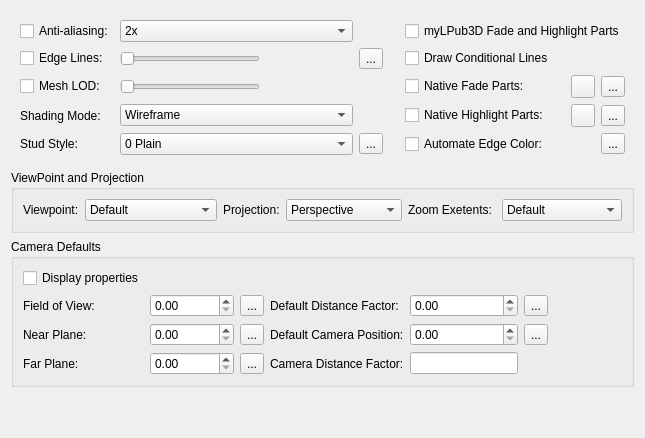
   <widget class="QWidget" name="tabRendering">
    <attribute name="title">
     <string>Rendering</string>
    </attribute>
    <layout class="QGridLayout" name="gridLayout_4">
     <item row="8" column="0" colspan="2">
      <spacer name="verticalSpacer">
       <property name="orientation">
        <enum>Qt::Vertical</enum>
       </property>
       <property name="sizeHint" stdset="0">
        <size>
         <width>20</width>
         <height>40</height>
        </size>
       </property>
      </spacer>
     </item>
     <item row="2" column="0" colspan="2">
      <widget class="QGroupBox" name="ViewPointAndProjectionGroup">
       <property name="title">
        <string>ViewPoint and Projection</string>
       </property>
       <layout class="QHBoxLayout" name="horizontalLayout_2">
        <item>
         <widget class="QLabel" name="label_15">
          <property name="sizePolicy">
           <sizepolicy hsizetype="Preferred" vsizetype="Preferred">
            <horstretch>0</horstretch>
            <verstretch>0</verstretch>
           </sizepolicy>
          </property>
          <property name="text">
           <string>Viewpoint:</string>
          </property>
         </widget>
        </item>
        <item>
         <widget class="QComboBox" name="ViewpointsCombo">
          <property name="minimumSize">
           <size>
            <width>0</width>
            <height>0</height>
           </size>
          </property>
          <property name="toolTip">
           <string>Select default viewpoint</string>
          </property>
          <property name="statusTip">
           <string/>
          </property>
          <property name="currentIndex">
           <number>8</number>
          </property>
          <item>
           <property name="text">
            <string>Front</string>
           </property>
          </item>
          <item>
           <property name="text">
            <string>Back</string>
           </property>
          </item>
          <item>
           <property name="text">
            <string>Top</string>
           </property>
          </item>
          <item>
           <property name="text">
            <string>Bottom</string>
           </property>
          </item>
          <item>
           <property name="text">
            <string>Left</string>
           </property>
          </item>
          <item>
           <property name="text">
            <string>Right</string>
           </property>
          </item>
          <item>
           <property name="text">
            <string>Home</string>
           </property>
          </item>
          <item>
           <property name="text">
            <string>Latitude Longitude</string>
           </property>
          </item>
          <item>
           <property name="text">
            <string>Default</string>
           </property>
          </item>
         </widget>
        </item>
        <item>
         <spacer name="horizontalSpacer_5">
          <property name="orientation">
           <enum>Qt::Horizontal</enum>
          </property>
          <property name="sizeHint" stdset="0">
           <size>
            <width>0</width>
            <height>0</height>
           </size>
          </property>
         </spacer>
        </item>
        <item>
         <widget class="QLabel" name="label_16">
          <property name="text">
           <string>Projection:</string>
          </property>
         </widget>
        </item>
        <item>
         <widget class="QComboBox" name="ProjectionCombo">
          <property name="minimumSize">
           <size>
            <width>0</width>
            <height>0</height>
           </size>
          </property>
          <property name="toolTip">
           <string>Select default projection</string>
          </property>
          <property name="statusTip">
           <string/>
          </property>
          <item>
           <property name="text">
            <string>Perspective</string>
           </property>
          </item>
          <item>
           <property name="text">
            <string>Orthographic      </string>
           </property>
          </item>
          <item>
           <property name="text">
            <string>Default</string>
           </property>
          </item>
         </widget>
        </item>
        <item>
         <spacer name="horizontalSpacer_15">
          <property name="orientation">
           <enum>Qt::Horizontal</enum>
          </property>
          <property name="sizeHint" stdset="0">
           <size>
            <width>0</width>
            <height>0</height>
           </size>
          </property>
         </spacer>
        </item>
        <item>
         <widget class="QLabel" name="label_40">
          <property name="text">
           <string>Zoom Exetents: </string>
          </property>
         </widget>
        </item>
        <item>
         <widget class="QComboBox" name="ZoomExtentCombo">
          <item>
           <property name="text">
            <string>Default</string>
           </property>
          </item>
          <item>
           <property name="text">
            <string>On Orthographic</string>
           </property>
          </item>
          <item>
           <property name="text">
            <string>Always</string>
           </property>
          </item>
         </widget>
        </item>
       </layout>
      </widget>
     </item>
     <item row="7" column="0" colspan="2">
      <widget class="QGroupBox" name="CameraGroup">
       <property name="title">
        <string>Camera Defaults</string>
       </property>
       <layout class="QGridLayout" name="gridLayout_5">
        <item row="6" column="2">
         <widget class="QToolButton" name="resetFarPlane">
          <property name="toolTip">
           <string>Reset</string>
          </property>
          <property name="text">
           <string>...</string>
          </property>
         </widget>
        </item>
        <item row="4" column="1">
         <widget class="QDoubleSpinBox" name="cameraFoV">
          <property name="toolTip">
           <string>Set default field of view</string>
          </property>
         </widget>
        </item>
        <item row="5" column="3">
         <widget class="QLabel" name="label_25">
          <property name="toolTip">
           <string>Set the default camera position</string>
          </property>
          <property name="text">
           <string>Default Camera Position:</string>
          </property>
         </widget>
        </item>
        <item row="4" column="4">
         <widget class="QDoubleSpinBox" name="cameraDefaultDistanceFactor">
          <property name="toolTip">
           <string>Set value higher to increase the default rendered image size (automatically multiplied by -1)</string>
          </property>
         </widget>
        </item>
        <item row="4" column="2">
         <widget class="QToolButton" name="resetFoV">
          <property name="toolTip">
           <string>Reset</string>
          </property>
          <property name="text">
           <string>...</string>
          </property>
         </widget>
        </item>
        <item row="5" column="4">
         <widget class="QDoubleSpinBox" name="cameraDefaultPosition">
          <property name="toolTip">
           <string>Set the default camera position</string>
          </property>
          <property name="maximum">
           <double>900000.000000000000000</double>
          </property>
         </widget>
        </item>
        <item row="0" column="0">
         <widget class="QCheckBox" name="defaultCameraProperties">
          <property name="toolTip">
           <string>Display default camera properties in Properties window</string>
          </property>
          <property name="text">
           <string>Display properties</string>
          </property>
         </widget>
        </item>
        <item row="5" column="1">
         <widget class="QDoubleSpinBox" name="cameraNearPlane">
          <property name="toolTip">
           <string>Set default near plane</string>
          </property>
         </widget>
        </item>
        <item row="5" column="5">
         <widget class="QToolButton" name="resetDefaultPosition">
          <property name="toolTip">
           <string>Reset</string>
          </property>
          <property name="text">
           <string>...</string>
          </property>
         </widget>
        </item>
        <item row="4" column="0">
         <widget class="QLabel" name="label_20">
          <property name="toolTip">
           <string>Set default field of view</string>
          </property>
          <property name="text">
           <string>Field of View:</string>
          </property>
         </widget>
        </item>
        <item row="5" column="0">
         <widget class="QLabel" name="label_21">
          <property name="toolTip">
           <string>Set default near plane</string>
          </property>
          <property name="text">
           <string>Near Plane:</string>
          </property>
         </widget>
        </item>
        <item row="4" column="3">
         <widget class="QLabel" name="label_24">
          <property name="toolTip">
           <string>Set default camera distance factor (automatically multiplied by -1)</string>
          </property>
          <property name="text">
           <string>Default Distance Factor:</string>
          </property>
         </widget>
        </item>
        <item row="4" column="5">
         <widget class="QToolButton" name="resetDefaultDistanceFactor">
          <property name="toolTip">
           <string>Reset</string>
          </property>
          <property name="text">
           <string>...</string>
          </property>
         </widget>
        </item>
        <item row="6" column="0">
         <widget class="QLabel" name="label_22">
          <property name="toolTip">
           <string>Set default far plane</string>
          </property>
          <property name="text">
           <string>Far Plane:</string>
          </property>
         </widget>
        </item>
        <item row="6" column="1">
         <widget class="QDoubleSpinBox" name="cameraFarPlane">
          <property name="toolTip">
           <string>Set default far plane</string>
          </property>
          <property name="maximum">
           <double>900000.000000000000000</double>
          </property>
         </widget>
        </item>
        <item row="6" column="4">
         <widget class="QLineEdit" name="cameraDistanceFactor">
          <property name="toolTip">
           <string>Camera distance factor - Default Camera Position divided by negative(Default Distance Factor)</string>
          </property>
         </widget>
        </item>
        <item row="5" column="2">
         <widget class="QToolButton" name="resetNearPlane">
          <property name="toolTip">
           <string>Reset</string>
          </property>
          <property name="text">
           <string>...</string>
          </property>
         </widget>
        </item>
        <item row="6" column="3">
         <widget class="QLabel" name="label_26">
          <property name="text">
           <string>Camera Distance Factor:</string>
          </property>
         </widget>
        </item>
        <item row="5" column="6">
         <spacer name="horizontalSpacer_24">
          <property name="orientation">
           <enum>Qt::Horizontal</enum>
          </property>
          <property name="sizeHint" stdset="0">
           <size>
            <width>40</width>
            <height>20</height>
           </size>
          </property>
         </spacer>
        </item>
       </layout>
      </widget>
     </item>
     <item row="0" column="0" colspan="2">
      <widget class="QWidget" name="RenderingWidget" native="true">
       <layout class="QGridLayout" name="gridLayout">
        <item row="2" column="0">
         <widget class="QCheckBox" name="MeshLOD">
          <property name="toolTip">
           <string>Enable switching from high to low level of detail during zoom</string>
          </property>
          <property name="statusTip">
           <string>Enable mesh level of detail</string>
          </property>
          <property name="text">
           <string>Mesh LOD:</string>
          </property>
         </widget>
        </item>
        <item row="4" column="4">
         <widget class="QCheckBox" name="AutomateEdgeColor">
          <property name="text">
           <string>Automate Edge Color:</string>
          </property>
         </widget>
        </item>
        <item row="2" column="4">
         <widget class="QCheckBox" name="FadeSteps">
          <property name="toolTip">
           <string>Enable visual editor fade parts behaviour</string>
          </property>
          <property name="text">
           <string>Native Fade Parts:</string>
          </property>
         </widget>
        </item>
        <item row="0" column="4" colspan="3">
         <widget class="QCheckBox" name="LPubFadeHighlight">
          <property name="toolTip">
           <string>Make faded parts translucent but do not draw back faces or highlight part edges</string>
          </property>
          <property name="text">
           <string>myLPub3D Fade and Highlight Parts</string>
          </property>
         </widget>
        </item>
        <item row="4" column="0">
         <widget class="QLabel" name="label_39">
          <property name="text">
           <string>Stud Style:</string>
          </property>
         </widget>
        </item>
        <item row="2" column="2">
         <widget class="QLabel" name="MeshLODLabel">
          <property name="text">
           <string/>
          </property>
         </widget>
        </item>
        <item row="3" column="4">
         <widget class="QCheckBox" name="HighlightNewParts">
          <property name="toolTip">
           <string>Enable visual editor highlight parts behaviour</string>
          </property>
          <property name="text">
           <string>Native Highlight Parts:</string>
          </property>
         </widget>
        </item>
        <item row="1" column="0">
         <widget class="QCheckBox" name="edgeLines">
          <property name="toolTip">
           <string>Enable edge lines</string>
          </property>
          <property name="text">
           <string>Edge Lines:</string>
          </property>
         </widget>
        </item>
        <item row="3" column="0">
         <widget class="QLabel" name="label_3">
          <property name="text">
           <string>Shading Mode:</string>
          </property>
         </widget>
        </item>
        <item row="0" column="0">
         <widget class="QCheckBox" name="antiAliasing">
          <property name="toolTip">
           <string>Enable anti-aliasing</string>
          </property>
          <property name="text">
           <string>Anti-aliasing:</string>
          </property>
         </widget>
        </item>
        <item row="1" column="4" colspan="2">
         <widget class="QCheckBox" name="ConditionalLinesCheckBox">
          <property name="toolTip">
           <string>Draw conditional lines </string>
          </property>
          <property name="text">
           <string>Draw Conditional Lines</string>
          </property>
         </widget>
        </item>
        <item row="3" column="6">
         <widget class="QToolButton" name="ResetHighlightNewPartsButton">
          <property name="toolTip">
           <string>Reset</string>
          </property>
          <property name="text">
           <string>...</string>
          </property>
         </widget>
        </item>
        <item row="1" column="1">
         <widget class="QSlider" name="LineWidthSlider">
          <property name="sizePolicy">
           <sizepolicy hsizetype="Minimum" vsizetype="Fixed">
            <horstretch>1</horstretch>
            <verstretch>0</verstretch>
           </sizepolicy>
          </property>
          <property name="minimumSize">
           <size>
            <width>140</width>
            <height>0</height>
           </size>
          </property>
          <property name="orientation">
           <enum>Qt::Horizontal</enum>
          </property>
          <property name="tickPosition">
           <enum>QSlider::NoTicks</enum>
          </property>
         </widget>
        </item>
        <item row="1" column="2">
         <widget class="QLabel" name="LineWidthLabel">
          <property name="sizePolicy">
           <sizepolicy hsizetype="Preferred" vsizetype="Preferred">
            <horstretch>1</horstretch>
            <verstretch>0</verstretch>
           </sizepolicy>
          </property>
          <property name="text">
           <string/>
          </property>
         </widget>
        </item>
        <item row="2" column="6">
         <widget class="QToolButton" name="ResetFadeStepsButton">
          <property name="toolTip">
           <string>Reset</string>
          </property>
          <property name="text">
           <string>...</string>
          </property>
         </widget>
        </item>
        <item row="2" column="5">
         <widget class="QToolButton" name="FadeStepsColor">
          <property name="text">
           <string/>
          </property>
         </widget>
        </item>
        <item row="3" column="5">
         <widget class="QToolButton" name="HighlightNewPartsColor">
          <property name="text">
           <string/>
          </property>
         </widget>
        </item>
        <item row="2" column="1">
         <widget class="QSlider" name="MeshLODSlider">
          <property name="toolTip">
           <string>Set mesh level of detail distance</string>
          </property>
          <property name="orientation">
           <enum>Qt::Horizontal</enum>
          </property>
         </widget>
        </item>
        <item row="1" column="3">
         <widget class="QToolButton" name="LineWidthMaxGranularityButton">
          <property name="toolTip">
           <string>Edge line smoothing granularity setting</string>
          </property>
          <property name="text">
           <string>...</string>
          </property>
         </widget>
        </item>
        <item row="4" column="6">
         <widget class="QToolButton" name="AutomateEdgeColorButton">
          <property name="toolTip">
           <string>Automate edge color settings</string>
          </property>
          <property name="text">
           <string>...</string>
          </property>
         </widget>
        </item>
        <item row="0" column="1" colspan="2">
         <widget class="QComboBox" name="antiAliasingSamples">
          <property name="toolTip">
           <string/>
          </property>
          <item>
           <property name="text">
            <string>2x</string>
           </property>
          </item>
          <item>
           <property name="text">
            <string>4x</string>
           </property>
          </item>
          <item>
           <property name="text">
            <string>8x</string>
           </property>
          </item>
         </widget>
        </item>
        <item row="3" column="1" colspan="2">
         <widget class="QComboBox" name="ShadingMode">
          <property name="toolTip">
           <string>Select shading mode</string>
          </property>
          <item>
           <property name="text">
            <string>Wireframe</string>
           </property>
          </item>
          <item>
           <property name="text">
            <string>Flat Shading</string>
           </property>
          </item>
          <item>
           <property name="text">
            <string>Default Lights</string>
           </property>
          </item>
         </widget>
        </item>
        <item row="4" column="1" colspan="2">
         <widget class="QComboBox" name="studStyleCombo">
          <property name="toolTip">
           <string>Select LEGO stud logo version</string>
          </property>
          <property name="currentIndex">
           <number>0</number>
          </property>
          <item>
           <property name="text">
            <string>0 Plain</string>
           </property>
          </item>
          <item>
           <property name="text">
            <string>1 Thin Lines Logo</string>
           </property>
          </item>
          <item>
           <property name="text">
            <string>2 Outline Logo</string>
           </property>
          </item>
          <item>
           <property name="text">
            <string>3 Sharp Top Logo</string>
           </property>
          </item>
          <item>
           <property name="text">
            <string>4 Rounded Top Logo</string>
           </property>
          </item>
          <item>
           <property name="text">
            <string>5 Flattened Logo</string>
           </property>
          </item>
          <item>
           <property name="text">
            <string>6 High Contrast</string>
           </property>
          </item>
          <item>
           <property name="text">
            <string>7 High Contrast with Logo</string>
           </property>
          </item>
         </widget>
        </item>
        <item row="0" column="3">
         <spacer name="horizontalSpacer_2">
          <property name="orientation">
           <enum>Qt::Horizontal</enum>
          </property>
          <property name="sizeType">
           <enum>QSizePolicy::Fixed</enum>
          </property>
          <property name="sizeHint" stdset="0">
           <size>
            <width>40</width>
            <height>20</height>
           </size>
          </property>
         </spacer>
        </item>
        <item row="4" column="3">
         <widget class="QToolButton" name="HighContrastButton">
          <property name="toolTip">
           <string>High contrast stud and edge color settings</string>
          </property>
          <property name="text">
           <string>...</string>
          </property>
         </widget>
        </item>
       </layout>
      </widget>
     </item>
    </layout>
   </widget>
